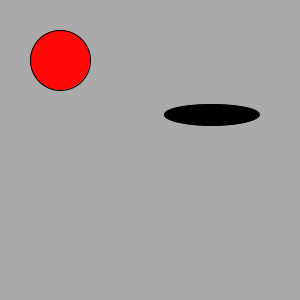
Frame 1 (no input)
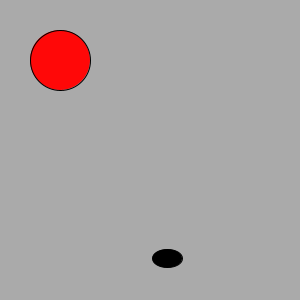
Frame 60 (the mouse pressed at the canvas centre just before this capture)
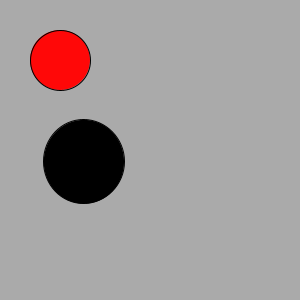
Frame 120 (the mouse held since frame 60 and released just before this capture)

The Processing sketch that drew these frames (run headless with seeded random() and noise(); from frame 60 on, the mouse is pressed at the canvas centre):

// Processing sketch: processing_168695
// ── processing_168695.pde

float a;
float b1;
float c;
float d;
float m;
float n;
float o;
float p;
float r;
float g;
float b;
boolean boton=false;
void setup(){
  size(300,300);
}
void draw(){
  if(boton==true){
   background(255);
   a=random(width);
b1=random(height/2);
c=random(40);
d=random(50);
r=random(100);
g=random(150);
b=random(200);
fill(r,g,b,200); 
rect(a,b1,c,d);
m=random(width);
n=random(height/2,height);
o=random(50);
p=random(40);
fill(r,g,b,200);
ellipse(m,n,o,p);
  }
  else{
    background(170);
    fill(#FF0808);
    ellipse(60,60,60,60);
     m=random(width*1/6,width);
n=random(height*1/6,height);
o=random(100);
p=random(90);
fill(r,g,b);
ellipse(m,n,o,p);
  }
}
   void  mousePressed(){
     if(mouseX>40 && mouseX<96 && mouseY>40 && mouseY<100){
       boton=!boton;
     } 
  }
